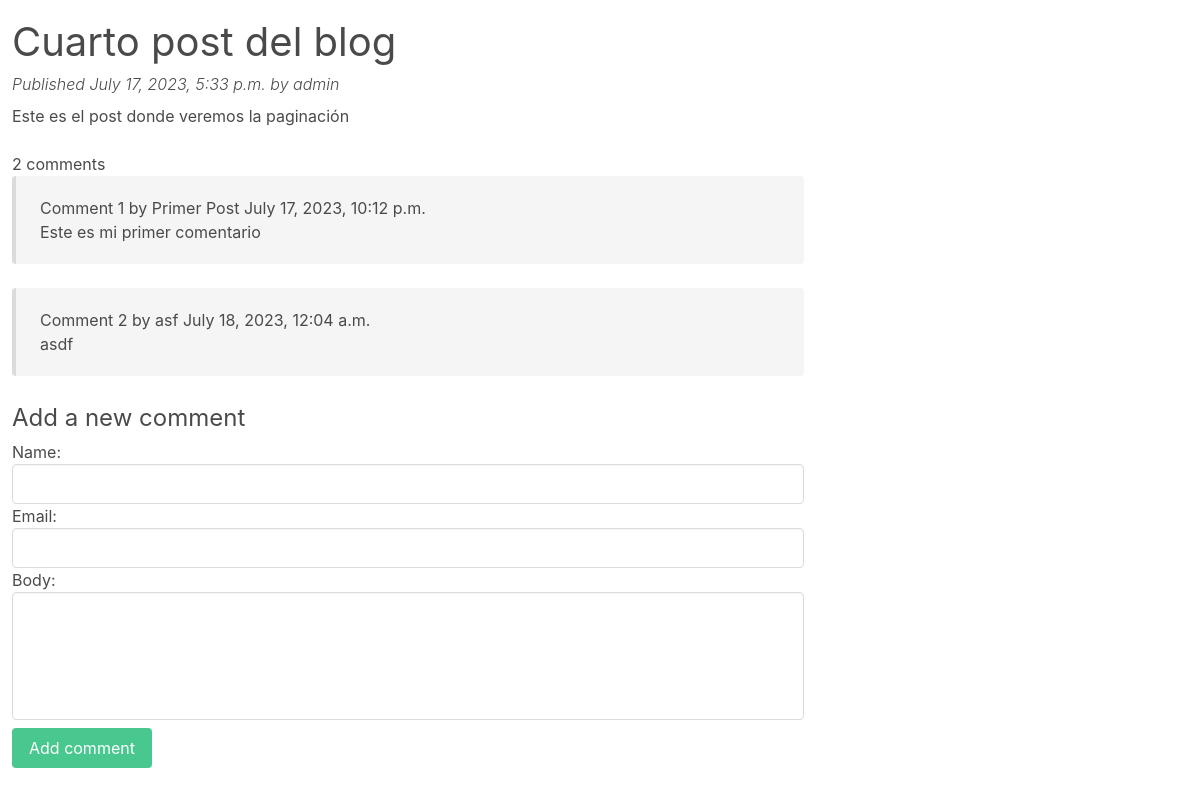
The app's page /blog/2023/7/17/cuarto-post-del-blog/ with its own data.
### blog/models.py (models this page shows, shortened)
class Post(models.Model):
    class Status(models.TextChoices):
        DRAFT = 'DF', 'Draft'
        PUBLISHED = 'PB', 'Published'
    title = models.CharField(max_length=250) # VARCHAR in the SQL database
    slug = models.SlugField(max_length=250, # VARCHAR etiqueta corta que permite letras, numeros, guiones bajos y guiones
                            unique_for_date='publish') # Evitamos guardar post con el mismo slug en la misma fecha
    author = models.ForeignKey(User,
                               on_delete=models.CASCADE,
                               related_name='blog_post')
    body = models.TextField()
    publish = models.DateTimeField(default=timezone.now)
    created = models.DateTimeField(auto_now_add=True)
    updated = models.DateTimeField(auto_now=True)
    status = models.CharField(max_length = 2,
                              choices = Status.choices,
                              default = Status.DRAFT)
    objects = models.Manager()
    published = PublishedManager()
    class Meta:
        ordering = ['-publish'] # Definimos como queremos que se orden los posts (- indica orden descendiente)
        indexes = [
            models.Index(fields=['-publish']),
        ]

class Comments(models.Model):
    post = models.ForeignKey(Post,
                             on_delete=models.CASCADE,
                             related_name='comments')
    name = models.CharField(max_length=80)
    email = models.EmailField()
    body = models.TextField()
    created = models.DateTimeField(auto_now_add=True)
    updated = models.DateTimeField(auto_now=True)
    active = models.BooleanField(default=True)
    class Meta:
        ordering=['created']

### blog/views.py (the view)
def post_detail(request, year, month, day, post):
    post = get_object_or_404(Post,
                             status=Post.Status.PUBLISHED,
                             slug=post,
                             publish__year = year,
                             publish__month = month,
                             publish__day = day)
    comments = post.comments.filter(active=True)
    form = CommentForm()
    return render(request,
                  'blog/post/detail.html',
                  {'post': post,
                   'comments': comments,
                   'form': form})

### blog/forms.py
class CommentForm(ModelForm):
    class Meta:
        model = Comments
        fields = ['name', 'email', 'body']
        widgets = {
            'name': TextInput(attrs={'class': 'input'}),
            'email': TextInput(attrs= {'class': 'input'}),
            'body': TextInput(attrs = {'class': 'textarea'})
        }

### blog/templates/blog/post/detail.html (shortened to what this page needs)
{% extends "blog/base.html" %}
{% block content %}
  <h1 class="is-size-2">{{ post.title }}</h1>
  <p class="date pb-2 has-text-weight-light is-italic">
    Published {{ post.publish }} by {{ post.author }}
  </p>
  {{ post.body|linebreaks }}
  {% with comments.count as total_comments %}
    <h2 class="is-size-6 mt-5">
      {{ total_comments }} comment{{ total_comments|pluralize }}
    </h2>
  {% endwith %}
  {% for comment in comments %}
    <div class="message">
      <div class="message-body">
        Comment {{ forloop.counter }} by {{ comment.name }}
        {{ comment.created }}
        {{ comment.body|linebreaks }}
      </div>
    </div>
  {% empty %}
    <p>There are no comments.</p>
  {% endfor %}
  {% include "blog/post/includes/comment_form.html" %}
{% endblock %}

### records on screen
Post: title "Cuarto post del blog", publish "July 17, 2023, 5:33 p.m.", author "admin", body "Este es el post donde veremos la paginación"
Comments: name "Primer Post", created "July 17, 2023, 10:12 p.m.", body "Este es mi primer comentario"
Comments: name "asf", created "July 18, 2023, 12:04 a.m.", body "asdf"

### other values on screen
{{ total_comments }} "2"
{{ field.label_tag }} "Name:" "Email:" "Body:"
